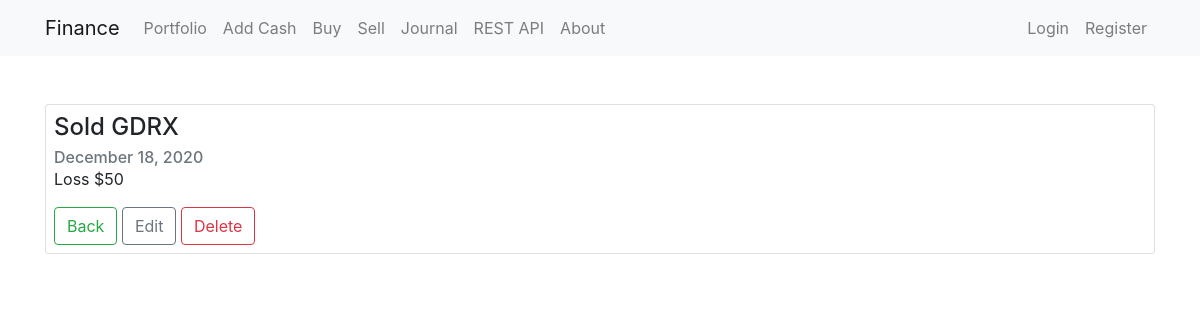
Page /view/4/ on the committed database.
### journal/models.py (models this page shows, shortened)
class Journal(models.Model):
    user = models.ForeignKey(User, on_delete=models.CASCADE)
    date = models.DateTimeField(auto_now=True)
    description = models.CharField(max_length=30)
    content = models.TextField()

### journal/views.py (the view)
# urls.py: path('view/<int:id>/', views.view_journal, name='view_journal'),
def view_journal(request, id):
    journal = Journal.objects.get(id=id)
    journal = {'journal' : journal}
    return render(request, 'journal/journal_view.html', journal)

### templates/journal/journal_view.html (shortened to what this page needs)
{% extends 'base.html' %}
{% load static %}
{% block extra_head %}
<link rel="stylesheet" href="{% static 'journal/view.css' %}">
{% endblock %}
{% block content %}
<div class="container mt-5">
     <div class="row justify-content-center ">
        <div class="col">
            <div class="card h-100 p-2">
                <div class="card-block">
                    <h4 class="card-title">{{ journal.description }}</h4>
                    <h6 class="card-subtitle text-muted"> {{ journal.date|date:"F d, Y" }} </h6>
                    <p class="card-text module-fade p-y-1">{{ journal.content }}</p>
                    <div class="wrap-link" >
                        <a class="btn btn-outline-success card-link" href="{% url 'journal' %}" >Back</a>
                        <a class="btn btn-outline-secondary card-link" href="{% url 'edit_journal' journal.id %}">Edit</a>
                        <button type="button" class="btn btn-outline-danger card-link" data-toggle="modal" data-target="#exampleModal{{journal.id}}">
                            Delete
                        </button>
                    </div>
                </div>
            </div>
        </div>
    </div>
</div>
{% endblock content %}

### journal/static/journal/view.css (style rules this page uses)
.card-link+.card-link { margin-left: 0; }

### rows in the picture
Journal: description "Sold GDRX", date "December 18, 2020", content "Loss $50"
